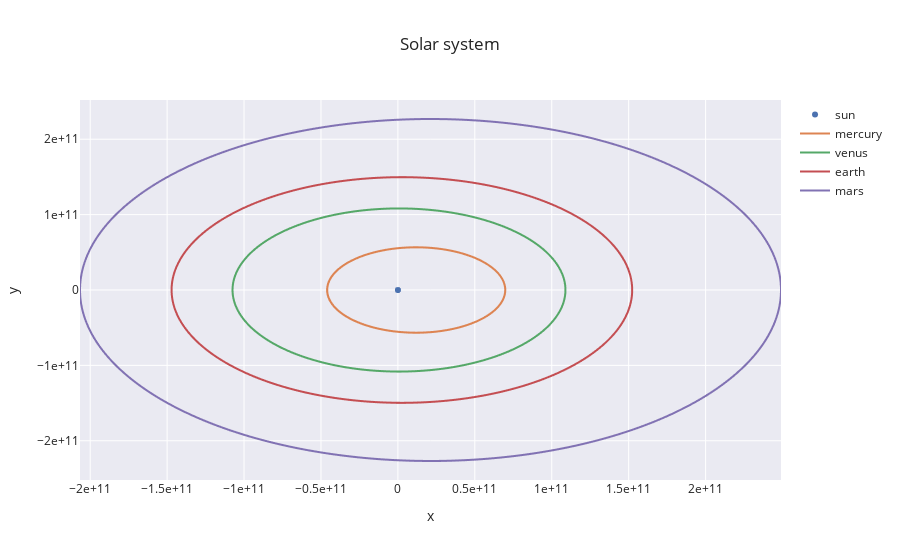

Here is the notebook cell this chart was saved with:
### Code cell
dt = 86400  # 1 day in seconds

mass, particles = init_solar_system()

nbodies = particles.shape[0]
##print("nb bodies =", nbodies)

nt = 1000

time_method = Euler_symplectic(dt, nbodies, compute_energy)
#time_method = ADB6(dt, nbodies, compute_energy)

coords = np.zeros((nt, *particles[:, :2].shape))
coords[0] = particles[:, :2]

velocities = np.zeros((nt, *particles[:, 2:].shape))
velocities[0] = particles[:, 2:]

for i in range(nt-1):
    time_method.update(mass, particles)
    coords[i+1] = particles[:, :2]
    velocities[i+1] = particles[:, 2:]

fig = go.Figure()

planets = ['sun', 'mercury', 'venus', 'earth', 'mars', 'jupiter', 
           'saturn', 'uranus', 'neptune']

for i in range(5):
    if i==0: mode='markers'
    else: mode='lines'
    fig.add_trace(go.Scattergl(x=coords[:,i,0], y=coords[:,i,1], mode=mode, name=planets[i]))
    #fig.add_trace(go.Scattergl(x=[coords[-1,i,0]], y=[coords[-1,i,1]], mode='markers', showlegend=False, marker_color='grey'))


fig.update_layout(title='Solar system')
fig.update_xaxes(title='x', exponentformat='e')
fig.update_yaxes(title='y', exponentformat='e')
fig.show()

### Figure 1 — Plotly figure (JSON) as saved in the notebook; plotly's stock layout.template omitted (floating-point values rounded to 4 significant figures; data arrays with more than 128 entries replaced by an {"elided": "..."} marker saying what was removed)
{"data": [{"mode": "markers", "name": "sun", "type": "scattergl", "x": {"elided": "1000 float values"}, "y": {"elided": "1000 float values"}}, {"mode": "lines", "name": "mercury", "type": "scattergl", "x": {"elided": "1000 float values"}, "y": {"elided": "1000 float values"}}, {"mode": "lines", "name": "venus", "type": "scattergl", "x": {"elided": "1000 float values"}, "y": {"elided": "1000 float values"}}, {"mode": "lines", "name": "earth", "type": "scattergl", "x": {"elided": "1000 float values"}, "y": {"elided": "1000 float values"}}, {"mode": "lines", "name": "mars", "type": "scattergl", "x": {"elided": "1000 float values"}, "y": {"elided": "1000 float values"}}], "layout": {"title": {"text": "Solar system"}, "xaxis": {"exponentformat": "e", "title": {"text": "x"}}, "yaxis": {"exponentformat": "e", "title": {"text": "y"}}}}
